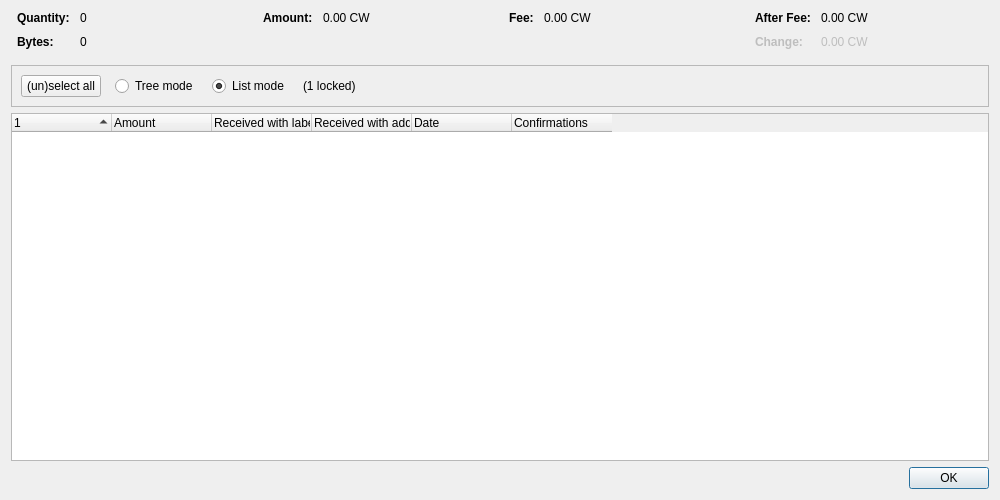
<?xml version="1.0" encoding="UTF-8"?>
<ui version="4.0">
 <class>CoinControlDialog</class>
 <widget class="QDialog" name="CoinControlDialog">
  <property name="geometry">
   <rect>
    <x>0</x>
    <y>0</y>
    <width>1000</width>
    <height>500</height>
   </rect>
  </property>
  <property name="windowTitle">
   <string>Coin Selection</string>
  </property>
  <layout class="QVBoxLayout" name="verticalLayout">
   <item>
    <layout class="QHBoxLayout" name="horizontalLayoutTop" stretch="0,0,0,0">
     <property name="topMargin">
      <number>0</number>
     </property>
     <property name="bottomMargin">
      <number>10</number>
     </property>
     <item>
      <layout class="QFormLayout" name="formLayoutCoinControl1">
       <property name="labelAlignment">
        <set>Qt::AlignLeft|Qt::AlignVCenter</set>
       </property>
       <property name="horizontalSpacing">
        <number>10</number>
       </property>
       <property name="verticalSpacing">
        <number>10</number>
       </property>
       <property name="leftMargin">
        <number>6</number>
       </property>
       <property name="rightMargin">
        <number>6</number>
       </property>
       <item row="0" column="0">
        <widget class="QLabel" name="labelCoinControlQuantityText">
         <property name="font">
          <font>
           <weight>75</weight>
           <bold>true</bold>
          </font>
         </property>
         <property name="text">
          <string>Quantity:</string>
         </property>
        </widget>
       </item>
       <item row="0" column="1">
        <widget class="QLabel" name="labelCoinControlQuantity">
         <property name="cursor">
          <cursorShape>IBeamCursor</cursorShape>
         </property>
         <property name="contextMenuPolicy">
          <enum>Qt::ActionsContextMenu</enum>
         </property>
         <property name="text">
          <string notr="true">0</string>
         </property>
         <property name="textInteractionFlags">
          <set>Qt::LinksAccessibleByMouse|Qt::TextSelectableByKeyboard|Qt::TextSelectableByMouse</set>
         </property>
        </widget>
       </item>
       <item row="1" column="0">
        <widget class="QLabel" name="labelCoinControlBytesText">
         <property name="font">
          <font>
           <weight>75</weight>
           <bold>true</bold>
          </font>
         </property>
         <property name="text">
          <string>Bytes:</string>
         </property>
        </widget>
       </item>
       <item row="1" column="1">
        <widget class="QLabel" name="labelCoinControlBytes">
         <property name="cursor">
          <cursorShape>IBeamCursor</cursorShape>
         </property>
         <property name="contextMenuPolicy">
          <enum>Qt::ActionsContextMenu</enum>
         </property>
         <property name="text">
          <string notr="true">0</string>
         </property>
         <property name="textInteractionFlags">
          <set>Qt::LinksAccessibleByMouse|Qt::TextSelectableByKeyboard|Qt::TextSelectableByMouse</set>
         </property>
        </widget>
       </item>
      </layout>
     </item>
     <item>
      <layout class="QFormLayout" name="formLayoutCoinControl2">
       <property name="horizontalSpacing">
        <number>10</number>
       </property>
       <property name="verticalSpacing">
        <number>10</number>
       </property>
       <property name="leftMargin">
        <number>6</number>
       </property>
       <property name="rightMargin">
        <number>6</number>
       </property>
       <item row="0" column="0">
        <widget class="QLabel" name="labelCoinControlAmountText">
         <property name="font">
          <font>
           <weight>75</weight>
           <bold>true</bold>
          </font>
         </property>
         <property name="text">
          <string>Amount:</string>
         </property>
        </widget>
       </item>
       <item row="0" column="1">
        <widget class="QLabel" name="labelCoinControlAmount">
         <property name="cursor">
          <cursorShape>IBeamCursor</cursorShape>
         </property>
         <property name="contextMenuPolicy">
          <enum>Qt::ActionsContextMenu</enum>
         </property>
         <property name="text">
          <string notr="true">0.00 CW</string>
         </property>
         <property name="textInteractionFlags">
          <set>Qt::LinksAccessibleByMouse|Qt::TextSelectableByKeyboard|Qt::TextSelectableByMouse</set>
         </property>
        </widget>
       </item>
      </layout>
     </item>
     <item>
      <layout class="QFormLayout" name="formLayoutCoinControl3">
       <property name="horizontalSpacing">
        <number>10</number>
       </property>
       <property name="verticalSpacing">
        <number>10</number>
       </property>
       <property name="leftMargin">
        <number>6</number>
       </property>
       <property name="rightMargin">
        <number>6</number>
       </property>
       <item row="0" column="0">
        <widget class="QLabel" name="labelCoinControlFeeText">
         <property name="font">
          <font>
           <weight>75</weight>
           <bold>true</bold>
          </font>
         </property>
         <property name="text">
          <string>Fee:</string>
         </property>
        </widget>
       </item>
       <item row="0" column="1">
        <widget class="QLabel" name="labelCoinControlFee">
         <property name="cursor">
          <cursorShape>IBeamCursor</cursorShape>
         </property>
         <property name="contextMenuPolicy">
          <enum>Qt::ActionsContextMenu</enum>
         </property>
         <property name="text">
          <string notr="true">0.00 CW</string>
         </property>
         <property name="textInteractionFlags">
          <set>Qt::LinksAccessibleByMouse|Qt::TextSelectableByKeyboard|Qt::TextSelectableByMouse</set>
         </property>
        </widget>
       </item>
      </layout>
     </item>
     <item>
      <layout class="QFormLayout" name="formLayoutCoinControl4">
       <property name="labelAlignment">
        <set>Qt::AlignLeft|Qt::AlignVCenter</set>
       </property>
       <property name="horizontalSpacing">
        <number>10</number>
       </property>
       <property name="verticalSpacing">
        <number>10</number>
       </property>
       <property name="leftMargin">
        <number>6</number>
       </property>
       <property name="rightMargin">
        <number>6</number>
       </property>
       <item row="0" column="0">
        <widget class="QLabel" name="labelCoinControlAfterFeeText">
         <property name="font">
          <font>
           <weight>75</weight>
           <bold>true</bold>
          </font>
         </property>
         <property name="text">
          <string>After Fee:</string>
         </property>
        </widget>
       </item>
       <item row="0" column="1">
        <widget class="QLabel" name="labelCoinControlAfterFee">
         <property name="cursor">
          <cursorShape>IBeamCursor</cursorShape>
         </property>
         <property name="contextMenuPolicy">
          <enum>Qt::ActionsContextMenu</enum>
         </property>
         <property name="text">
          <string notr="true">0.00 CW</string>
         </property>
         <property name="textInteractionFlags">
          <set>Qt::LinksAccessibleByMouse|Qt::TextSelectableByKeyboard|Qt::TextSelectableByMouse</set>
         </property>
        </widget>
       </item>
       <item row="1" column="0">
        <widget class="QLabel" name="labelCoinControlChangeText">
         <property name="enabled">
          <bool>false</bool>
         </property>
         <property name="font">
          <font>
           <weight>75</weight>
           <bold>true</bold>
          </font>
         </property>
         <property name="text">
          <string>Change:</string>
         </property>
        </widget>
       </item>
       <item row="1" column="1">
        <widget class="QLabel" name="labelCoinControlChange">
         <property name="enabled">
          <bool>false</bool>
         </property>
         <property name="cursor">
          <cursorShape>IBeamCursor</cursorShape>
         </property>
         <property name="contextMenuPolicy">
          <enum>Qt::ActionsContextMenu</enum>
         </property>
         <property name="text">
          <string notr="true">0.00 CW</string>
         </property>
         <property name="textInteractionFlags">
          <set>Qt::LinksAccessibleByMouse|Qt::TextSelectableByKeyboard|Qt::TextSelectableByMouse</set>
         </property>
        </widget>
       </item>
      </layout>
     </item>
    </layout>
   </item>
   <item>
    <widget class="QFrame" name="frame">
     <property name="minimumSize">
      <size>
       <width>0</width>
       <height>40</height>
      </size>
     </property>
     <property name="frameShape">
      <enum>QFrame::StyledPanel</enum>
     </property>
     <property name="frameShadow">
      <enum>QFrame::Sunken</enum>
     </property>
     <layout class="QHBoxLayout" name="horizontalLayout">
      <item>
       <layout class="QHBoxLayout" name="horizontalLayoutPanel" stretch="0,0,0,0,0">
        <property name="spacing">
         <number>14</number>
        </property>
        <item>
         <widget class="QPushButton" name="pushButtonSelectAll">
          <property name="sizePolicy">
           <sizepolicy hsizetype="Maximum" vsizetype="Fixed">
            <horstretch>0</horstretch>
            <verstretch>0</verstretch>
           </sizepolicy>
          </property>
          <property name="text">
           <string>(un)select all</string>
          </property>
          <property name="autoDefault">
           <bool>false</bool>
          </property>
         </widget>
        </item>
        <item>
         <widget class="QRadioButton" name="radioTreeMode">
          <property name="sizePolicy">
           <sizepolicy hsizetype="Maximum" vsizetype="Fixed">
            <horstretch>0</horstretch>
            <verstretch>0</verstretch>
           </sizepolicy>
          </property>
          <property name="text">
           <string>Tree mode</string>
          </property>
         </widget>
        </item>
        <item>
         <widget class="QRadioButton" name="radioListMode">
          <property name="sizePolicy">
           <sizepolicy hsizetype="Maximum" vsizetype="Fixed">
            <horstretch>0</horstretch>
            <verstretch>0</verstretch>
           </sizepolicy>
          </property>
          <property name="text">
           <string>List mode</string>
          </property>
          <property name="checked">
           <bool>true</bool>
          </property>
         </widget>
        </item>
        <item>
         <widget class="QLabel" name="labelLocked">
          <property name="text">
           <string notr="true">(1 locked)</string>
          </property>
         </widget>
        </item>
        <item>
         <spacer name="horizontalSpacer">
          <property name="orientation">
           <enum>Qt::Horizontal</enum>
          </property>
          <property name="sizeHint" stdset="0">
           <size>
            <width>40</width>
            <height>20</height>
           </size>
          </property>
         </spacer>
        </item>
       </layout>
      </item>
     </layout>
    </widget>
   </item>
   <item>
    <widget class="CoinControlTreeWidget" name="treeWidget">
     <property name="contextMenuPolicy">
      <enum>Qt::CustomContextMenu</enum>
     </property>
     <property name="sortingEnabled">
      <bool>false</bool>
     </property>
     <property name="columnCount">
      <number>6</number>
     </property>
     <attribute name="headerShowSortIndicator" stdset="0">
      <bool>true</bool>
     </attribute>
     <attribute name="headerStretchLastSection">
      <bool>false</bool>
     </attribute>
     <column>
      <property name="text">
       <string/>
      </property>
     </column>
     <column>
      <property name="text">
       <string>Amount</string>
      </property>
     </column>
     <column>
      <property name="text">
       <string>Received with label</string>
      </property>
     </column>
     <column>
      <property name="text">
       <string>Received with address</string>
      </property>
     </column>
     <column>
      <property name="text">
       <string>Date</string>
      </property>
     </column>
     <column>
      <property name="text">
       <string>Confirmations</string>
      </property>
      <property name="toolTip">
       <string>Confirmed</string>
      </property>
     </column>
     <column>
      <property name="text">
       <string/>
      </property>
     </column>
     <column>
      <property name="text">
       <string/>
      </property>
     </column>
     <column>
      <property name="text">
       <string/>
      </property>
     </column>
     <column>
      <property name="text">
       <string/>
      </property>
     </column>
    </widget>
   </item>
   <item>
    <widget class="QDialogButtonBox" name="buttonBox">
     <property name="orientation">
      <enum>Qt::Horizontal</enum>
     </property>
     <property name="standardButtons">
      <set>QDialogButtonBox::Ok</set>
     </property>
    </widget>
   </item>
  </layout>
 </widget>
 <customwidgets>
  <customwidget>
   <class>CoinControlTreeWidget</class>
   <extends>QTreeWidget</extends>
   <header>qt/coincontroltreewidget.h</header>
  </customwidget>
 </customwidgets>
 <resources/>
 <connections/>
</ui>
